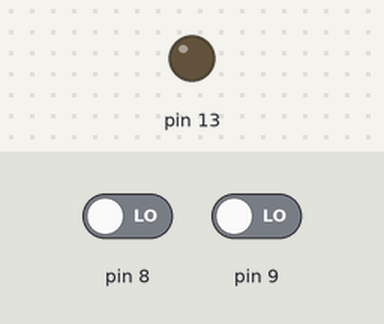
Recording of a sketch running on a simulated Arduino Uno, built with avr-gcc and run on an emulated ATmega328P. Shown: output pins drawn as LEDs (lit = HIGH). The inputs (shaded band) are chosen by the test bench; at power-on: pin 8 LOW, pin 9 LOW. The audio player accepts every command and is not drawn.

Above: at 0.1 s.
At 0.6 s:
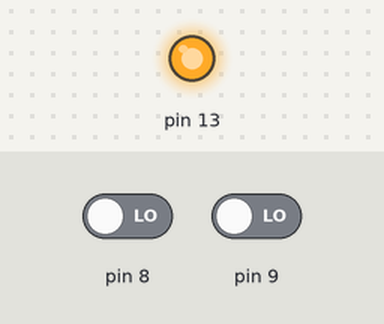
Timing chart, 0 to 2.1 s (numbered marks = the images above):
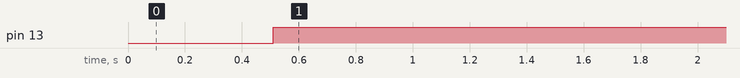

Measured:
- by itself, pin 13: LOW → HIGH at 0.51 s

The sketch:

projeto_celta.ino
```cpp
#include "SoftwareSerial.h"
#include "DFRobotDFPlayerMini.h"

// definine os pinos
#define cinto 13
#define setaEsquerda 8
#define setaDireita 9


DFRobotDFPlayerMini myDFPlayer;
void setaDireitaLigada();
void setaEsquerdaLigada();
void falaDeMontao(void (*func)(), int pino);
void coloqueOcinto();
void falaUmaVez(void (*func)(), int pino);


void setup() {
  SoftwareSerial mySoftwareSerial(10, 11);  // RX, TX
  mySoftwareSerial.begin(9600);
  myDFPlayer.begin(mySoftwareSerial);
  //Definições iniciais
  myDFPlayer.setTimeOut(500);  //  Timeout serial 500ms
  myDFPlayer.volume(30);       //  Volume (de 0 até 30)
  myDFPlayer.EQ(10);           //  Equalização normal
}

void loop() {
  // falaUmaVez(coloqueOcinto, cinto);
  // falaDeMontao(setaDireitaLigada, setaDireita);
  // falaDeMontao(setaEsquerdaLigada, setaEsquerda);

  // delay(2000);
 bloqueio_desliga(9, 8, 13);
 chave_liga_desliga(8, 13, 1);
}
```

audios.ino
```cpp
void coloqueOcinto() {
  myDFPlayer.play(1);  // Inicia módulo já tocando música 1
}
void setaDireitaLigada(){
  myDFPlayer.play(3);
}
void setaEsquerdaLigada(){
  myDFPlayer.play(2);
}
```

funcoes.ino
```cpp
void falaDeMontao(void (*func)(), int pino) {
  pinMode(pino, INPUT);
  if (digitalRead(pino)) {
    func();
  }
}
void falaUmaVez(void (*func)(), int pino) {
  pinMode(pino, INPUT);
  static int flag = 0;
  if (digitalRead(pino)) {
    if (!flag) {
      func();
      flag = !flag;
    }
  } else {

    flag = 0;
  }
}

void bloqueio_desliga(int bt, int aux, int trava) {
  static int count = 0;
  static bool flag_trava = false;
  static unsigned long atual;
  pinMode(bt, INPUT);
  pinMode(aux, INPUT);
  pinMode(trava, OUTPUT);
  if (!digitalRead(bt)) {
    if (millis() - atual > 50) {
      if (!flag_trava) {
        if (!digitalRead(aux)) {
          count++;
        }
        if (count == 3) {
          digitalWrite(trava, !digitalRead(trava));
          count = 0;
        }
        flag_trava = true;
        atual = millis();
      }
    }
  } else {
    flag_trava = false;
  }
}

void chave_liga_desliga(int bt, int led, int i) {
  const int numero_de_bottons = 10;
  static bool flag[numero_de_bottons];
  static unsigned long atual;
  pinMode(bt, INPUT);
  pinMode(led, OUTPUT);
  if (!digitalRead(bt)) {
    if (millis() - atual > 50) {
      if (!flag[i]) {
        digitalWrite(led, !digitalRead(led));
        flag[i] = true;
        atual = millis();
      }
    }
  } else {
    flag[i] = false;
  }
}

void executa_agendado(void(*func)(), int tempo, int index){
	static unsigned long atual[20] ={0};
	if(millis() - atual[index] > (tempo * 60000)){
		func();
		atual[index] = millis();
		}
}
```
